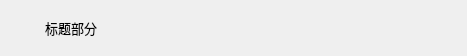
<?xml version="1.0" encoding="UTF-8"?>
<ui version="4.0">
 <class>TitleWidget</class>
 <widget class="QWidget" name="TitleWidget">
  <property name="geometry">
   <rect>
    <x>0</x>
    <y>0</y>
    <width>467</width>
    <height>56</height>
   </rect>
  </property>
  <property name="windowTitle">
   <string>TitleWidget</string>
  </property>
  <property name="sizeGripEnabled" stdset="0">
   <bool>false</bool>
  </property>
  <layout class="QVBoxLayout" name="verticalLayout">
   <property name="spacing">
    <number>0</number>
   </property>
   <property name="leftMargin">
    <number>5</number>
   </property>
   <property name="topMargin">
    <number>0</number>
   </property>
   <property name="rightMargin">
    <number>5</number>
   </property>
   <property name="bottomMargin">
    <number>0</number>
   </property>
   <item>
    <widget class="QWidget" name="widget_title" native="true">
     <property name="sizePolicy">
      <sizepolicy hsizetype="Preferred" vsizetype="Fixed">
       <horstretch>0</horstretch>
       <verstretch>0</verstretch>
      </sizepolicy>
     </property>
     <property name="minimumSize">
      <size>
       <width>100</width>
       <height>40</height>
      </size>
     </property>
     <layout class="QHBoxLayout" name="horizontalLayout_2">
      <property name="spacing">
       <number>8</number>
      </property>
      <property name="leftMargin">
       <number>8</number>
      </property>
      <property name="topMargin">
       <number>0</number>
      </property>
      <property name="rightMargin">
       <number>0</number>
      </property>
      <property name="bottomMargin">
       <number>0</number>
      </property>
      <item>
       <widget class="QLabel" name="lab_Ico">
        <property name="sizePolicy">
         <sizepolicy hsizetype="Minimum" vsizetype="Preferred">
          <horstretch>0</horstretch>
          <verstretch>0</verstretch>
         </sizepolicy>
        </property>
        <property name="minimumSize">
         <size>
          <width>24</width>
          <height>24</height>
         </size>
        </property>
        <property name="maximumSize">
         <size>
          <width>24</width>
          <height>24</height>
         </size>
        </property>
        <property name="text">
         <string/>
        </property>
        <property name="alignment">
         <set>Qt::AlignCenter</set>
        </property>
        <property name="margin">
         <number>0</number>
        </property>
       </widget>
      </item>
      <item>
       <widget class="QLabel" name="lab_Title">
        <property name="sizePolicy">
         <sizepolicy hsizetype="Expanding" vsizetype="Preferred">
          <horstretch>0</horstretch>
          <verstretch>0</verstretch>
         </sizepolicy>
        </property>
        <property name="font">
         <font>
          <family>微软雅黑</family>
          <pointsize>10</pointsize>
          <weight>50</weight>
          <italic>false</italic>
          <bold>false</bold>
         </font>
        </property>
        <property name="styleSheet">
         <string notr="true">font: 10pt &quot;微软雅黑&quot;;</string>
        </property>
        <property name="text">
         <string>标题部分</string>
        </property>
        <property name="alignment">
         <set>Qt::AlignLeading|Qt::AlignLeft|Qt::AlignVCenter</set>
        </property>
       </widget>
      </item>
      <item>
       <widget class="QWidget" name="widget_menu" native="true">
        <property name="sizePolicy">
         <sizepolicy hsizetype="Minimum" vsizetype="Preferred">
          <horstretch>0</horstretch>
          <verstretch>0</verstretch>
         </sizepolicy>
        </property>
        <layout class="QHBoxLayout" name="horizontalLayout">
         <property name="spacing">
          <number>0</number>
         </property>
         <property name="leftMargin">
          <number>0</number>
         </property>
         <property name="topMargin">
          <number>0</number>
         </property>
         <property name="rightMargin">
          <number>0</number>
         </property>
         <property name="bottomMargin">
          <number>0</number>
         </property>
         <item>
          <widget class="QPushButton" name="btnMenu">
           <property name="sizePolicy">
            <sizepolicy hsizetype="Minimum" vsizetype="Expanding">
             <horstretch>0</horstretch>
             <verstretch>0</verstretch>
            </sizepolicy>
           </property>
           <property name="minimumSize">
            <size>
             <width>40</width>
             <height>0</height>
            </size>
           </property>
           <property name="maximumSize">
            <size>
             <width>16777215</width>
             <height>40</height>
            </size>
           </property>
           <property name="cursor">
            <cursorShape>ArrowCursor</cursorShape>
           </property>
           <property name="focusPolicy">
            <enum>Qt::NoFocus</enum>
           </property>
           <property name="toolTip">
            <string>菜单</string>
           </property>
           <property name="text">
            <string/>
           </property>
           <property name="flat">
            <bool>true</bool>
           </property>
          </widget>
         </item>
         <item>
          <widget class="QPushButton" name="btnMenu_Min">
           <property name="sizePolicy">
            <sizepolicy hsizetype="Minimum" vsizetype="Expanding">
             <horstretch>0</horstretch>
             <verstretch>0</verstretch>
            </sizepolicy>
           </property>
           <property name="minimumSize">
            <size>
             <width>40</width>
             <height>0</height>
            </size>
           </property>
           <property name="maximumSize">
            <size>
             <width>16777215</width>
             <height>40</height>
            </size>
           </property>
           <property name="cursor">
            <cursorShape>ArrowCursor</cursorShape>
           </property>
           <property name="focusPolicy">
            <enum>Qt::NoFocus</enum>
           </property>
           <property name="toolTip">
            <string>最小化</string>
           </property>
           <property name="text">
            <string/>
           </property>
           <property name="flat">
            <bool>true</bool>
           </property>
          </widget>
         </item>
         <item>
          <widget class="QPushButton" name="btnMenu_Max">
           <property name="sizePolicy">
            <sizepolicy hsizetype="Minimum" vsizetype="Expanding">
             <horstretch>0</horstretch>
             <verstretch>0</verstretch>
            </sizepolicy>
           </property>
           <property name="minimumSize">
            <size>
             <width>40</width>
             <height>0</height>
            </size>
           </property>
           <property name="maximumSize">
            <size>
             <width>16777215</width>
             <height>40</height>
            </size>
           </property>
           <property name="cursor">
            <cursorShape>ArrowCursor</cursorShape>
           </property>
           <property name="focusPolicy">
            <enum>Qt::NoFocus</enum>
           </property>
           <property name="toolTip">
            <string>最大化</string>
           </property>
           <property name="text">
            <string/>
           </property>
           <property name="flat">
            <bool>true</bool>
           </property>
          </widget>
         </item>
         <item>
          <widget class="QPushButton" name="btnMenu_Close">
           <property name="sizePolicy">
            <sizepolicy hsizetype="Minimum" vsizetype="Expanding">
             <horstretch>0</horstretch>
             <verstretch>0</verstretch>
            </sizepolicy>
           </property>
           <property name="minimumSize">
            <size>
             <width>40</width>
             <height>40</height>
            </size>
           </property>
           <property name="maximumSize">
            <size>
             <width>16777215</width>
             <height>40</height>
            </size>
           </property>
           <property name="cursor">
            <cursorShape>ArrowCursor</cursorShape>
           </property>
           <property name="focusPolicy">
            <enum>Qt::NoFocus</enum>
           </property>
           <property name="toolTip">
            <string>关闭</string>
           </property>
           <property name="text">
            <string/>
           </property>
           <property name="flat">
            <bool>true</bool>
           </property>
          </widget>
         </item>
        </layout>
       </widget>
      </item>
     </layout>
    </widget>
   </item>
  </layout>
 </widget>
 <layoutdefault spacing="6" margin="11"/>
 <resources/>
 <connections/>
</ui>
